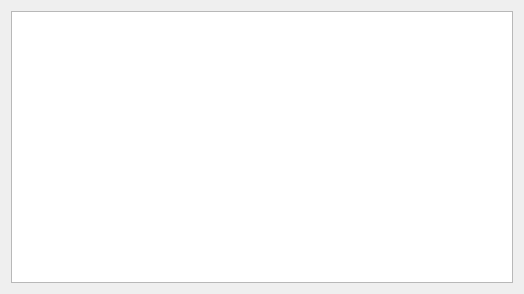
<?xml version="1.0" encoding="UTF-8"?>
<ui version="4.0">
 <class>Form</class>
 <widget class="QWidget" name="Form">
  <property name="geometry">
   <rect>
    <x>0</x>
    <y>0</y>
    <width>524</width>
    <height>294</height>
   </rect>
  </property>
  <property name="windowTitle">
   <string>Disassemble</string>
  </property>
  <layout class="QGridLayout" name="gridLayout">
   <item row="0" column="0">
    <widget class="QTextEdit" name="disasmBrowser">
     <property name="font">
      <font>
       <family>Courier New</family>
       <pointsize>13</pointsize>
      </font>
     </property>
    </widget>
   </item>
  </layout>
 </widget>
 <resources/>
 <connections/>
</ui>
